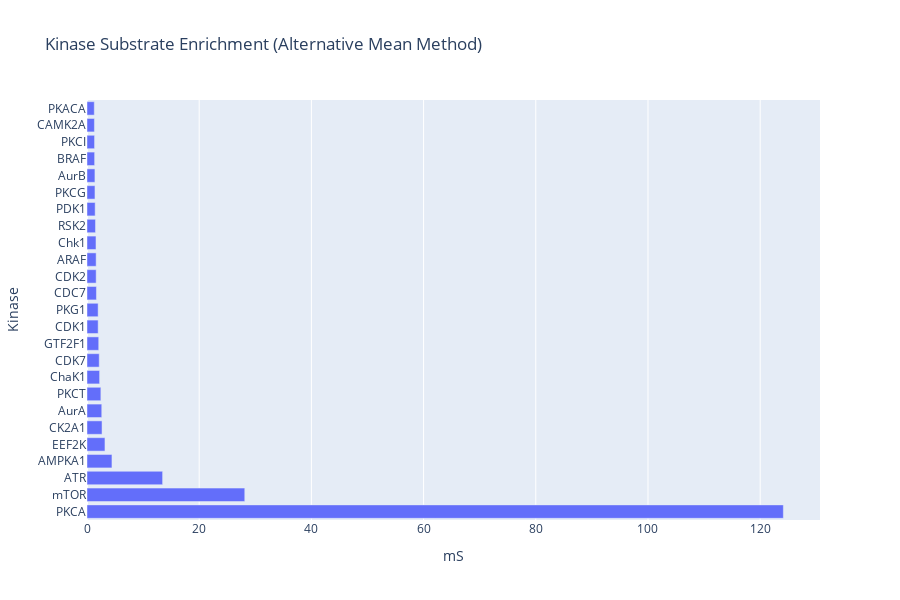

Notebook code cell kept with this figure:
### Code cell
sorted_df_alt = alt_calculations_df.sort_values(by='mS', ascending=False).head(25)

fig = px.bar(sorted_df_alt, x="mS", y="Kinase", orientation='h',
             hover_data=["mS", "Kinase"],
             height=600,
             title='Kinase Substrate Enrichment (Alternative Mean Method)')
fig.show()

### Figure 1 — Plotly figure (JSON) as saved in the notebook; plotly's stock layout.template omitted (floating-point values rounded to 4 significant figures)
{"data": [{"alignmentgroup": "True", "customdata": [[124.1, "PKCA"], [28.12, "mTOR"], [13.48, "ATR"], [4.447, "AMPKA1"], [3.201, "EEF2K"], [2.681, "CK2A1"], [2.632, "AurA"], [2.473, "PKCT"], [2.249, "ChaK1"], [2.181, "CDK7"], [2.091, "GTF2F1"], [1.989, "CDK1"], [1.985, "PKG1"], [1.682, "CDC7"], [1.634, "CDK2"], [1.629, "ARAF"], [1.6, "Chk1"], [1.512, "RSK2"], [1.454, "PDK1"], [1.421, "PKCG"], [1.414, "AurB"], [1.361, "BRAF"], [1.346, "PKCI"], [1.323, "CAMK2A"], [1.297, "PKACA"]], "hoverlabel": {"namelength": 0}, "hovertemplate": "mS=%{customdata[0]}<br>Kinase=%{customdata[1]}", "legendgroup": "", "marker": {"color": "#636efa"}, "name": "", "offsetgroup": "", "orientation": "h", "showlegend": false, "textposition": "auto", "type": "bar", "x": [124.1, 28.12, 13.48, 4.447, 3.201, 2.681, 2.632, 2.473, 2.249, 2.181, 2.091, 1.989, 1.985, 1.682, 1.634, 1.629, 1.6, 1.512, 1.454, 1.421, 1.414, 1.361, 1.346, 1.323, 1.297], "xaxis": "x", "y": ["PKCA", "mTOR", "ATR", "AMPKA1", "EEF2K", "CK2A1", "AurA", "PKCT", "ChaK1", "CDK7", "GTF2F1", "CDK1", "PKG1", "CDC7", "CDK2", "ARAF", "Chk1", "RSK2", "PDK1", "PKCG", "AurB", "BRAF", "PKCI", "CAMK2A", "PKACA"], "yaxis": "y"}], "layout": {"barmode": "relative", "height": 600, "legend": {"tracegroupgap": 0}, "title": {"text": "Kinase Substrate Enrichment (Alternative Mean Method)"}, "xaxis": {"anchor": "y", "domain": [0, 1], "title": {"text": "mS"}}, "yaxis": {"anchor": "x", "domain": [0, 1], "title": {"text": "Kinase"}}}}
